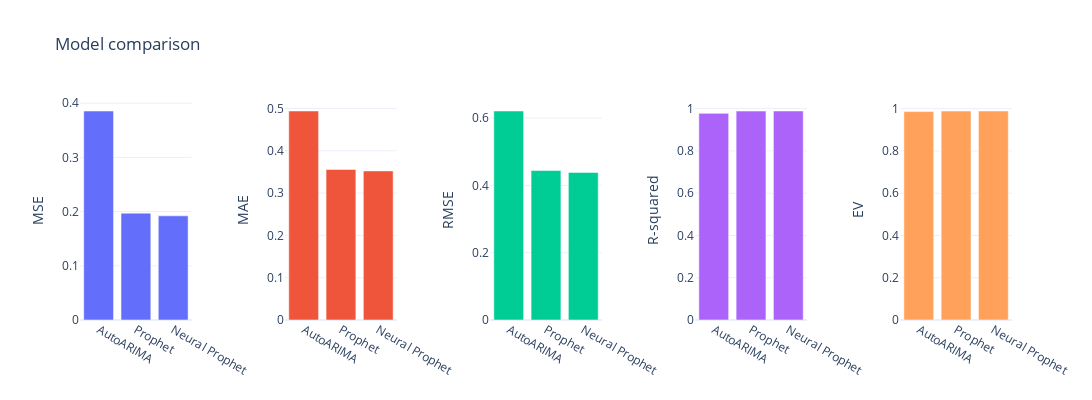

Notebook source saved alongside this figure:
### Code cell
visualize_metrics(results_df, baseline=False)

### Figure 1 — Plotly figure (JSON) as saved in the notebook; plotly's stock layout.template omitted (floating-point values rounded to 4 significant figures)
{"data": [{"name": "MSE", "uid": "9d6e6be3-74a8-45c8-9074-9bcceef710f3", "x": ["AutoARIMA", "Prophet", "Neural Prophet"], "y": [0.3856, 0.1972, 0.1922], "type": "bar", "xaxis": "x", "yaxis": "y"}, {"name": "MAE", "uid": "b1d4ceb5-6511-481f-abb0-5355180dcc39", "x": ["AutoARIMA", "Prophet", "Neural Prophet"], "y": [0.494, 0.3559, 0.3524], "type": "bar", "xaxis": "x2", "yaxis": "y2"}, {"name": "RMSE", "uid": "6521edc0-d0dc-4016-ad17-77b5219805e5", "x": ["AutoARIMA", "Prophet", "Neural Prophet"], "y": [0.621, 0.444, 0.4384], "type": "bar", "xaxis": "x3", "yaxis": "y3"}, {"name": "R-squared", "uid": "0be2a60e-b705-40f3-9818-650269899552", "x": ["AutoARIMA", "Prophet", "Neural Prophet"], "y": [0.9777, 0.9886, 0.9889], "type": "bar", "xaxis": "x4", "yaxis": "y4"}, {"name": "EV", "uid": "4e20f1a4-c666-435d-8585-6407214c5d49", "x": ["AutoARIMA", "Prophet", "Neural Prophet"], "y": [0.9862, 0.9888, 0.989], "type": "bar", "xaxis": "x5", "yaxis": "y5"}], "layout": {"xaxis": {"anchor": "y", "domain": [0.0, 0.12]}, "yaxis": {"anchor": "x", "domain": [0.0, 1.0], "title": {"text": "MSE"}}, "xaxis2": {"anchor": "y2", "domain": [0.22, 0.34]}, "yaxis2": {"anchor": "x2", "domain": [0.0, 1.0], "title": {"text": "MAE"}}, "xaxis3": {"anchor": "y3", "domain": [0.44, 0.56]}, "yaxis3": {"anchor": "x3", "domain": [0.0, 1.0], "title": {"text": "RMSE"}}, "xaxis4": {"anchor": "y4", "domain": [0.66, 0.78]}, "yaxis4": {"anchor": "x4", "domain": [0.0, 1.0], "title": {"text": "R-squared"}}, "xaxis5": {"anchor": "y5", "domain": [0.88, 1.0]}, "yaxis5": {"anchor": "x5", "domain": [0.0, 1.0], "title": {"text": "EV"}}, "height": 400, "width": 1200, "title": {"text": "Model comparison"}, "showlegend": false}}
